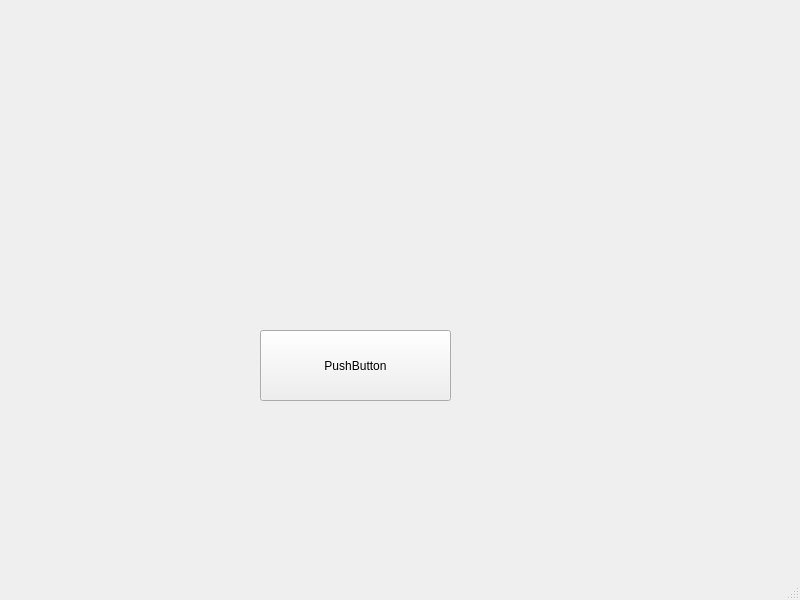
<?xml version="1.0" encoding="UTF-8"?>
<ui version="4.0">
 <class>Ejemplo_Uso_GUI</class>
 <widget class="QMainWindow" name="Ejemplo_Uso_GUI">
  <property name="geometry">
   <rect>
    <x>0</x>
    <y>0</y>
    <width>800</width>
    <height>600</height>
   </rect>
  </property>
  <property name="windowTitle">
   <string>MainWindow</string>
  </property>
  <widget class="QWidget" name="centralwidget">
   <widget class="QLabel" name="lbl_pulsar_boton">
    <property name="geometry">
     <rect>
      <x>160</x>
      <y>80</y>
      <width>361</width>
      <height>111</height>
     </rect>
    </property>
    <property name="text">
     <string/>
    </property>
   </widget>
   <widget class="QPushButton" name="btn_pulsame">
    <property name="geometry">
     <rect>
      <x>260</x>
      <y>330</y>
      <width>191</width>
      <height>71</height>
     </rect>
    </property>
    <property name="text">
     <string>PushButton</string>
    </property>
   </widget>
  </widget>
  <widget class="QMenuBar" name="menubar">
   <property name="geometry">
    <rect>
     <x>0</x>
     <y>0</y>
     <width>800</width>
     <height>21</height>
    </rect>
   </property>
  </widget>
  <widget class="QStatusBar" name="statusbar"/>
 </widget>
 <resources/>
 <connections/>
</ui>
